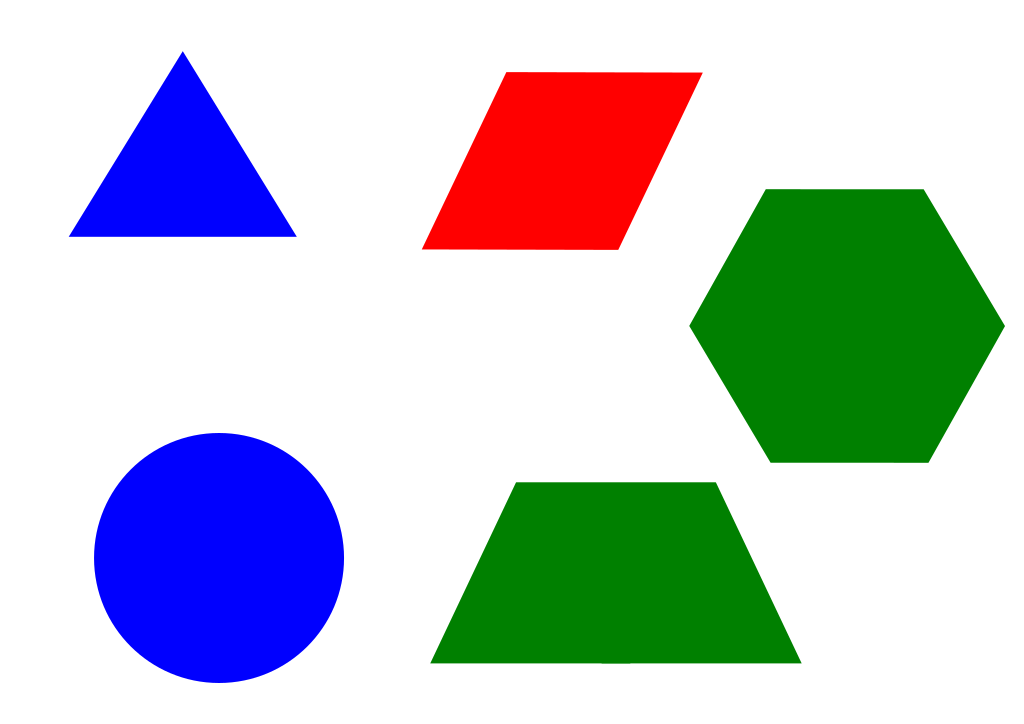
#> input picture eyantra 2017-2018/1A/test5.png, 1024 x 724 px
$ python new.py   (Python 2 division)   (older library calls are emulated)
#> lines starting #> are read from the running program, lines starting #| are printed output that depends on the picture; after the words box and inside, x2 and y2 are one past the last pixel; in counts of white or black regions, pixels touching at a corner belong together
import numpy as np
import cv2
list=[]
red = [0, 0, 255]
blue = [255, 0, 0]
green = [0, 128, 0]
img_name="test5.png"
list.append(img_name)
img = cv2.imread(img_name, cv2.IMREAD_COLOR)
#> img is the input picture: shape (724, 1024, 3); mean B, G, R 202.9, 198.9, 190.8
h, w, c = img.shape
#> h = 724; w = 1024; c = 3
area = (h - 3) * (w - 3)
#> area = 736141
gray = cv2.cvtColor(img, cv2.COLOR_BGR2GRAY)
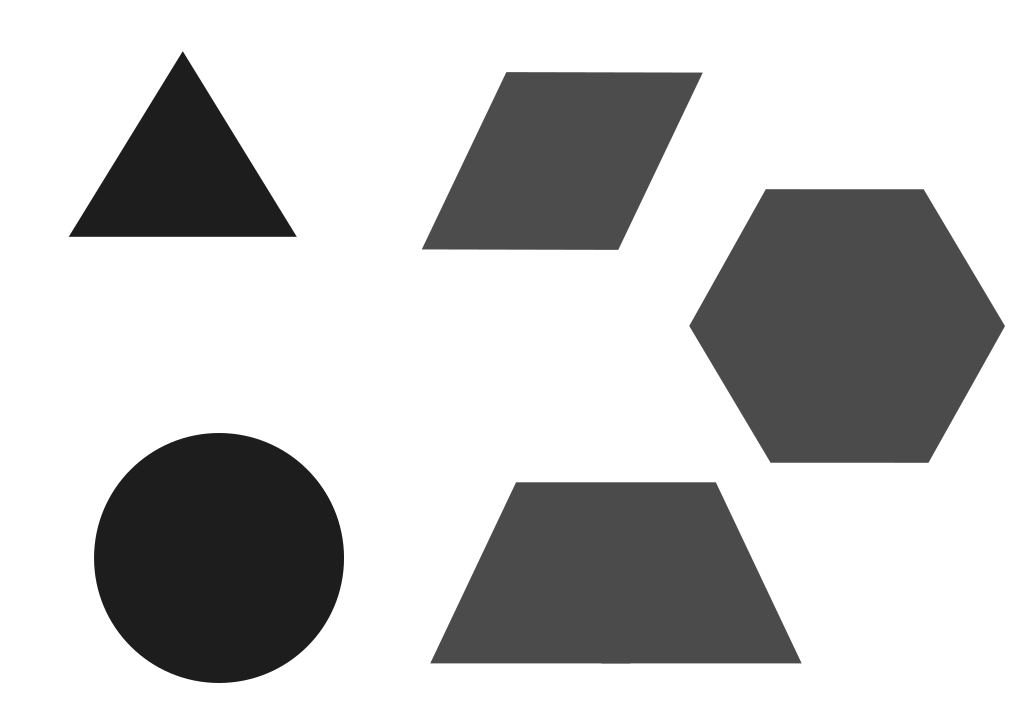
#> gray: shape (724, 1024); min 29, max 255, mean 196.9
ret, thresh = cv2.threshold(gray, 127, 255, 1)
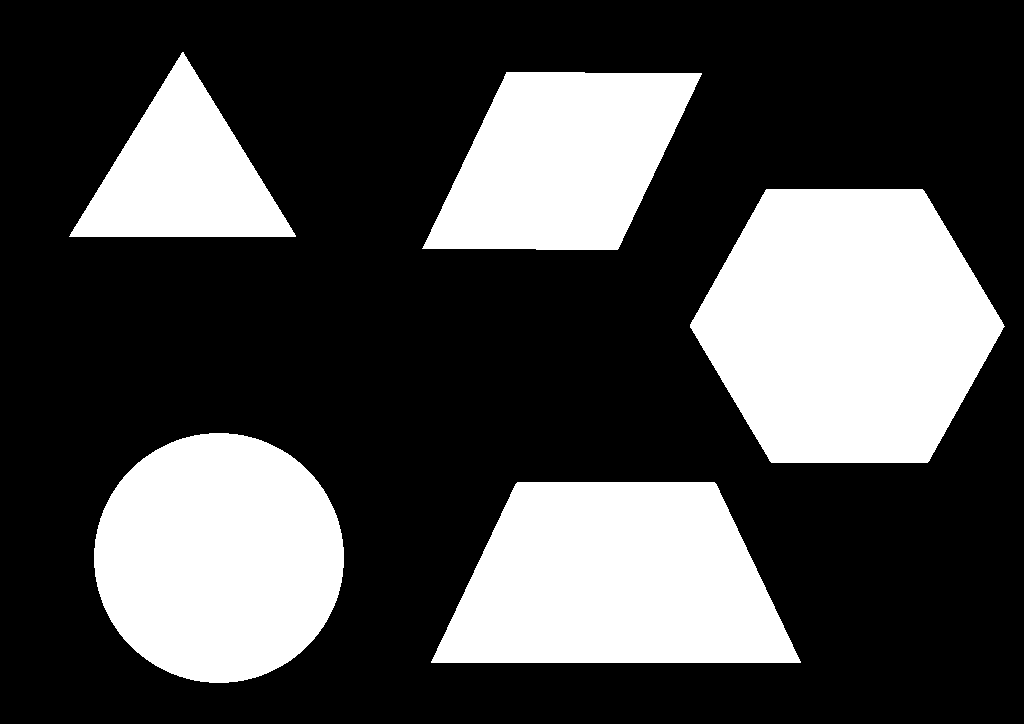
#> thresh: shape (724, 1024); 29.8% white; 5 white regions
_, contours, hierarchy = cv2.findContours(thresh, 1, 2)
#> contours = 5 contours; box (x1, y1, x2, y2) and area: (690, 189, 1005, 463) 64306, (431, 482, 801, 663) 51098, (94, 433, 344, 683) 48691, (422, 72, 702, 250) 34333, (69, 52, 296, 237) 20894
print len(contours)
#| 5
for cnt in contours:
    approx = cv2.approxPolyDP(cnt, 0.01 * cv2.arcLength(cnt, True), True)
    if len(approx) == 5:
        shape="pentagon"


    elif len(approx) == 3:
        shape="triangle"

    elif len(approx) == 4:
        slope1 = (approx[1][0][1] - approx[0][0][1]) / (approx[1][0][0] - approx[0][0][0])
        slope2 = (approx[2][0][1] - approx[1][0][1]) / (approx[2][0][0] - approx[1][0][0])
        slope3 = (approx[3][0][1] - approx[2][0][1]) / (approx[3][0][0] - approx[2][0][0])
        slope4 = (approx[3][0][1] - approx[0][0][1]) / (approx[3][0][0] - approx[0][0][0])
        # print slope1, slope2, slope3, slope4
        slope = []
        c = 0
        slope.append(slope1)
        slope.append(slope2)
        slope.append(slope3)
        slope.append(slope4)

        for s in slope:
            if s < 0:
                c = c + 1
        if c == 1:
            shape="trapezium"
        else:
            shape="rhombus"


    elif len(approx) == 6:
        shape="hexagon"

    elif len(approx) > 15:
        shape="circle"


    M = cv2.moments(cnt)
    cx = int(M['m10'] / M['m00'])
    cy = int(M['m01'] / M['m00'])
    #print "Centroid = ", cx, ", ", cy
    color = img[cy, cx]
    if (color[0] == 0 and color[1] == 0 and color[2] == 255):
        color="red"
    elif (color[0] == 255 and color[1] == 0 and color[2] == 0):
        color="blue"
    elif (color[0] == 0 and color[1] == 128 and color[2] == 0):
        color="green"
    font = cv2.FONT_HERSHEY_SIMPLEX

    cv2.putText(img, color, (cx-40,cy-40), font, 0.5, (0, 0,0), 1, cv2.LINE_AA)
    cv2.putText(img, shape, (cx - 20, cy - 20), font, 0.5, (0, 0, 0), 1, cv2.LINE_AA)
    cv2.putText(img, "("+str(cx)+","+str(cy)+")", (cx , cy ), font, 0.5, (0, 0, 0), 1, cv2.LINE_AA)

    element=color+"-"+shape+"-"+str(cx)+"-"+str(cy)
   # print element
    list.append(element)
#> this loop made 5 passes
#> (approx, slope1, slope2, slope3, slope4, shape, cx) on passes 1, 4: ([[431, 661], [800, 662], [714, 482], [517, 482]], 0, 2, 0, -3, 'trapezium', 615), ([[506, 72], [422, 248], [617, 249], [701, 73]], -3, 0, -3, 0, 'rhombus', 561)
#> (approx, shape, cx, cy, element) on pass 5: ([[295, 235], [182, 52], [69, 236]], 'triangle', 182, 174, 'blue-triangle-182-174')
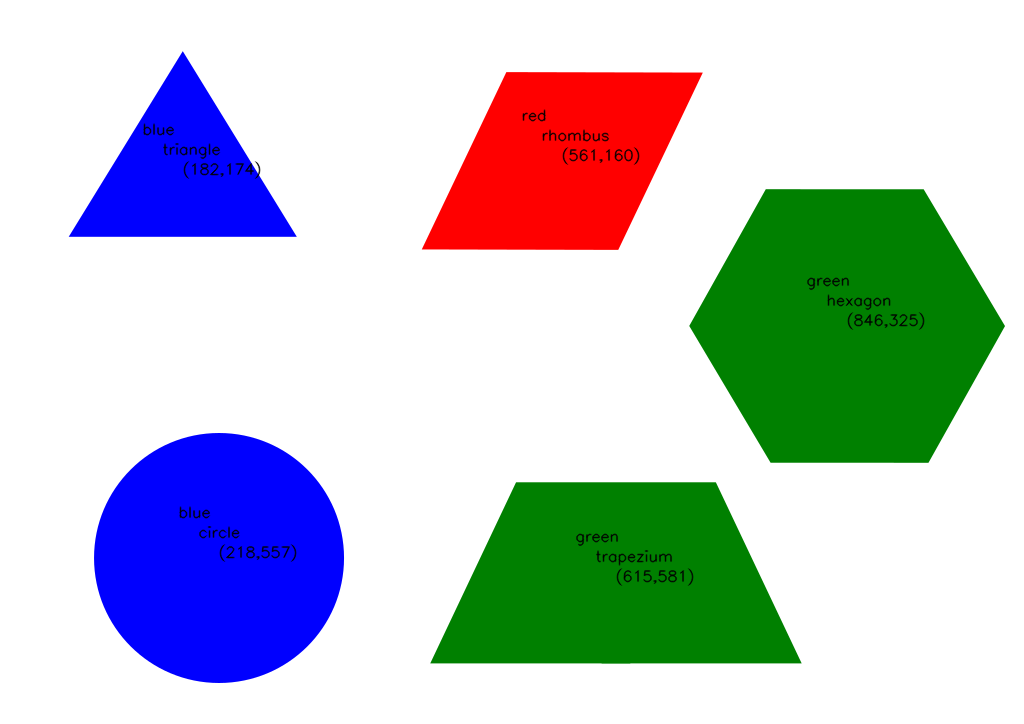
#> img: shape (724, 1024, 3); 0.84% of pixels changed, all inside (x1, y1, x2, y2) = (143, 109, 925, 586)
#> after the loop, list = ['test5.png', 'green-trapezium-615-581', 'blue-circle-218-557', 'green-hexagon-846-325', 'red-rhombus-561-160', 'blue-triangle-182-174']

print list
#| ['test5.png', 'green-trapezium-615-581', 'blue-circle-218-557', 'green-hexagon-846-325', 'red-rhombus-561-160', 'blue-triangle-182-174']
cv2.imshow("image", img)
cv2.waitKey(0)
cv2.destroyAllWindows()
filep=open('result.csv', 'a')
filep.write(str(list))
filep.close()

$ run again, with eyantra 2017-2018/1A/test1.png copied over eyantra 2017-2018/1A/test5.png
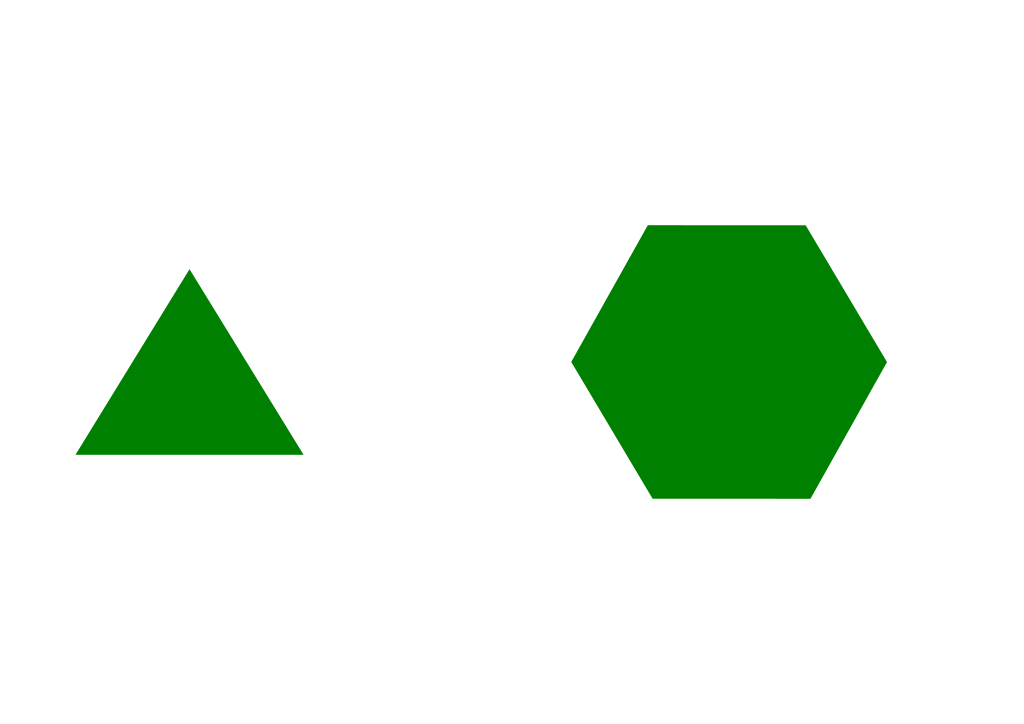
#> input picture eyantra 2017-2018/1A/test1.png, 1024 x 724 px
#> img is the input picture: shape (724, 1024, 3); mean B, G, R 225.4, 240.3, 225.4
#> `ret, thresh = cv2.threshold(gray, 127, 255, 1)`:
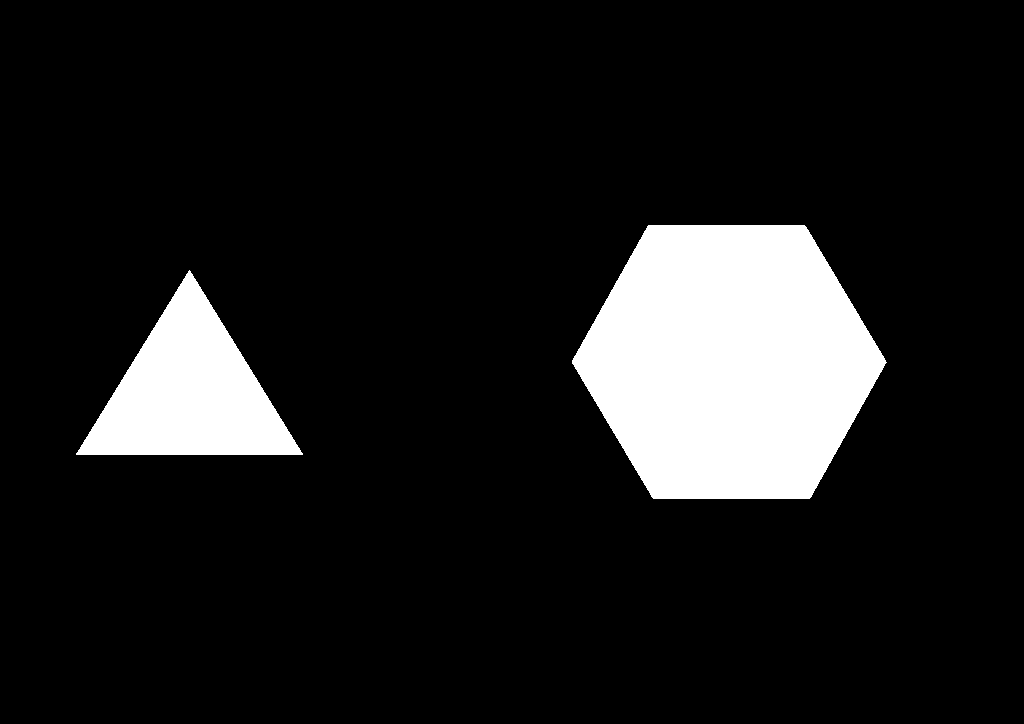
#> thresh: shape (724, 1024); 11.6% white; 2 white regions
#> contours = 2 contours; box (x1, y1, x2, y2) and area: (572, 225, 887, 499) 64306, (76, 270, 303, 455) 20842
#| 2
#> the loop `for cnt in contours:` made 2 passes
#> (approx, shape, cx, cy, font, element) on pass 1: ([[302, 453], [189, 270], [76, 454]], 'triangle', 189, 392, 0, 'green-triangle-189-392')
#> after the loop `for cnt in contours:`:
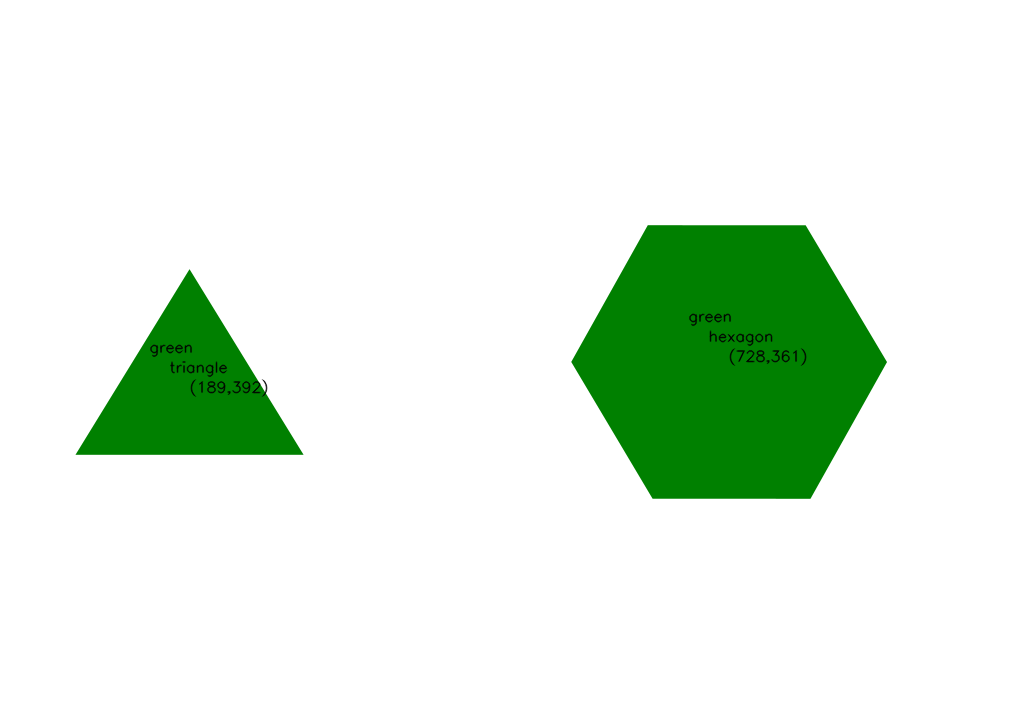
#> img: shape (724, 1024, 3); 0.36% of pixels changed, all inside (x1, y1, x2, y2) = (150, 313, 807, 397)
#> after the loop `for cnt in contours:`: list = ['test5.png', 'green-triangle-189-392', 'green-hexagon-728-361']
#| ['test5.png', 'green-triangle-189-392', 'green-hexagon-728-361']

$ run again, with eyantra 2017-2018/1A/test2.png copied over eyantra 2017-2018/1A/test5.png
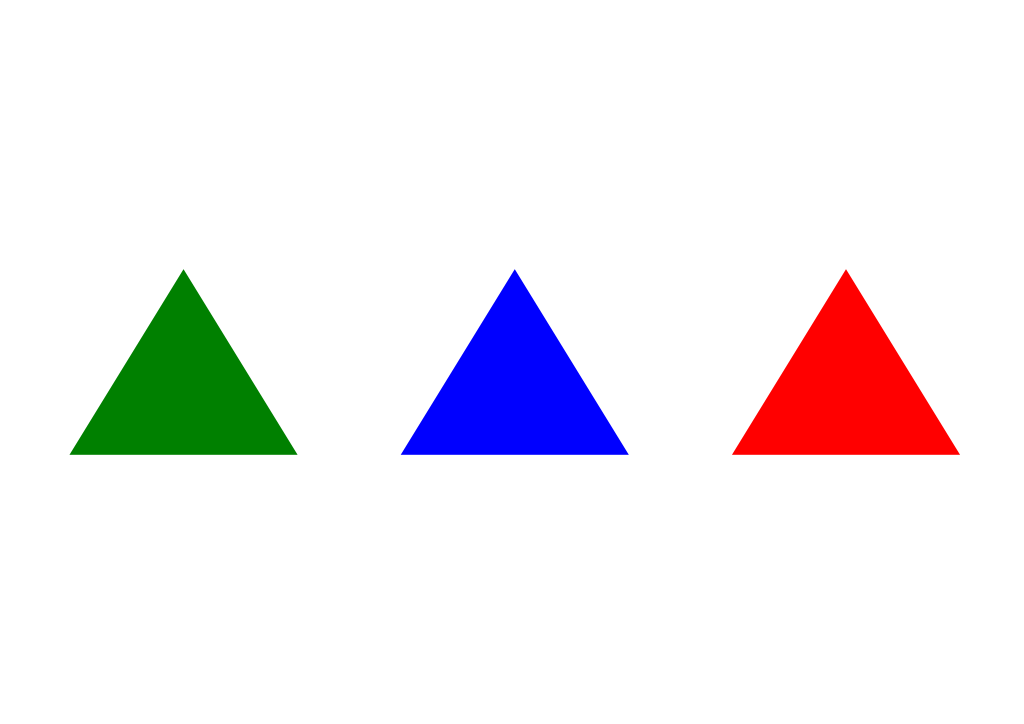
#> input picture eyantra 2017-2018/1A/test2.png, 1024 x 724 px
#> img is the input picture: shape (724, 1024, 3); mean B, G, R 240.4, 236.8, 240.4
#> `ret, thresh = cv2.threshold(gray, 127, 255, 1)`:
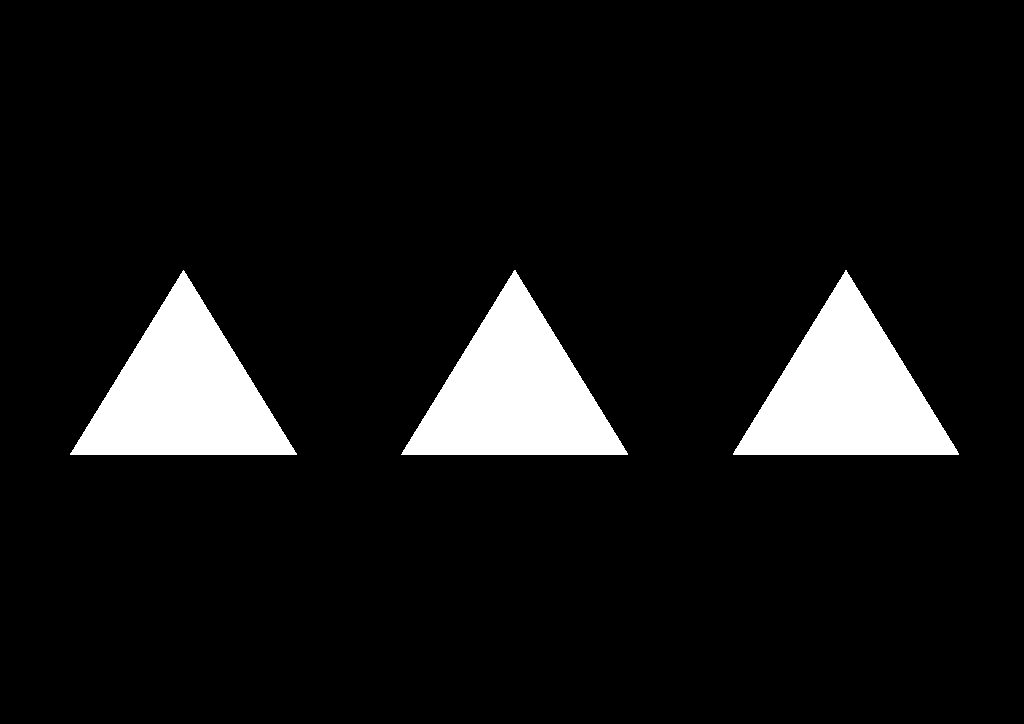
#> thresh: shape (724, 1024); 8.6% white; 3 white regions
#> contours = 3 contours; box (x1, y1, x2, y2) and area: (401, 270, 628, 455) 20894, (70, 270, 297, 455) 20842, (733, 270, 959, 455) 20837
#| 3
#> the loop `for cnt in contours:` made 3 passes
#> (approx, cx, element) on passes 1 to 3: ([[733, 453], [958, 454], [846, 270]], 845, 'red-triangle-845-392'), ([[627, 453], [514, 270], [401, 454]], 514, 'blue-triangle-514-392'), ([[296, 453], [183, 270], [70, 454]], 183, 'green-triangle-183-392')
#> after the loop `for cnt in contours:`:
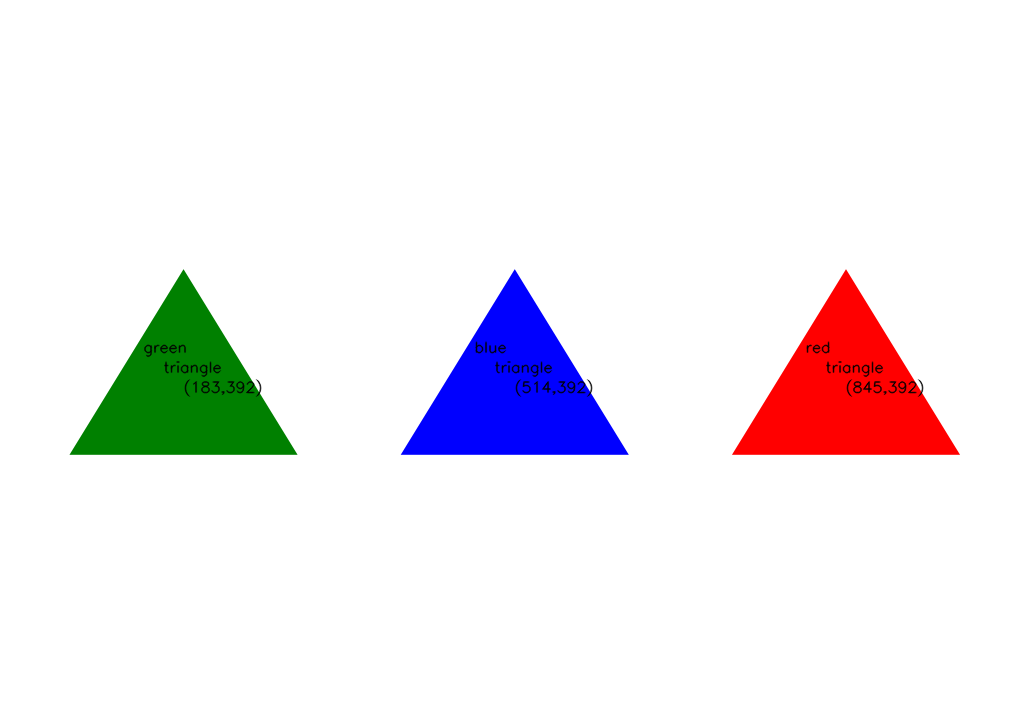
#> img: shape (724, 1024, 3); 0.51% of pixels changed, all inside (x1, y1, x2, y2) = (144, 341, 924, 397)
#> after the loop `for cnt in contours:`: list = ['test5.png', 'red-triangle-845-392', 'blue-triangle-514-392', 'green-triangle-183-392']
#| ['test5.png', 'red-triangle-845-392', 'blue-triangle-514-392', 'green-triangle-183-392']
